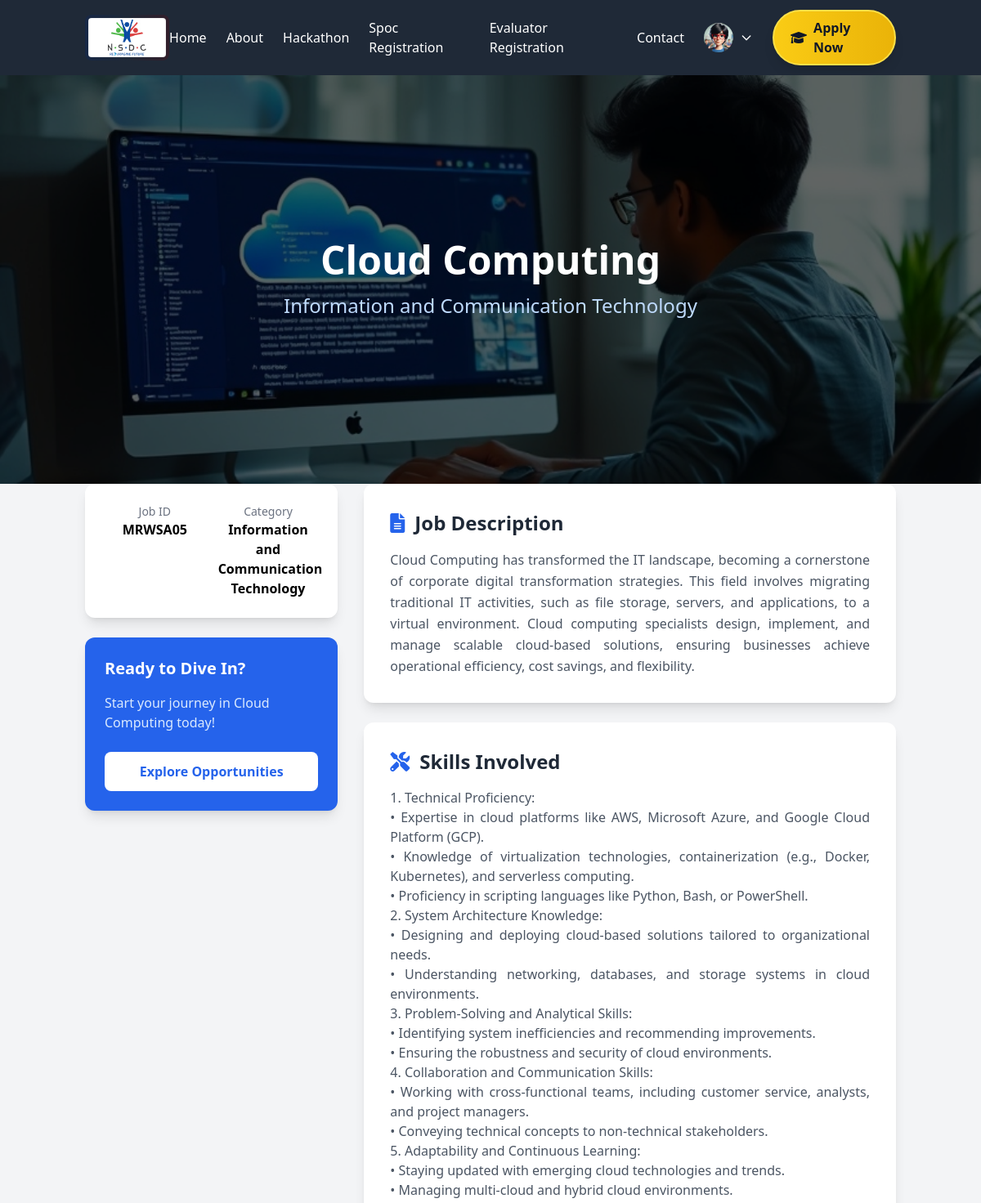
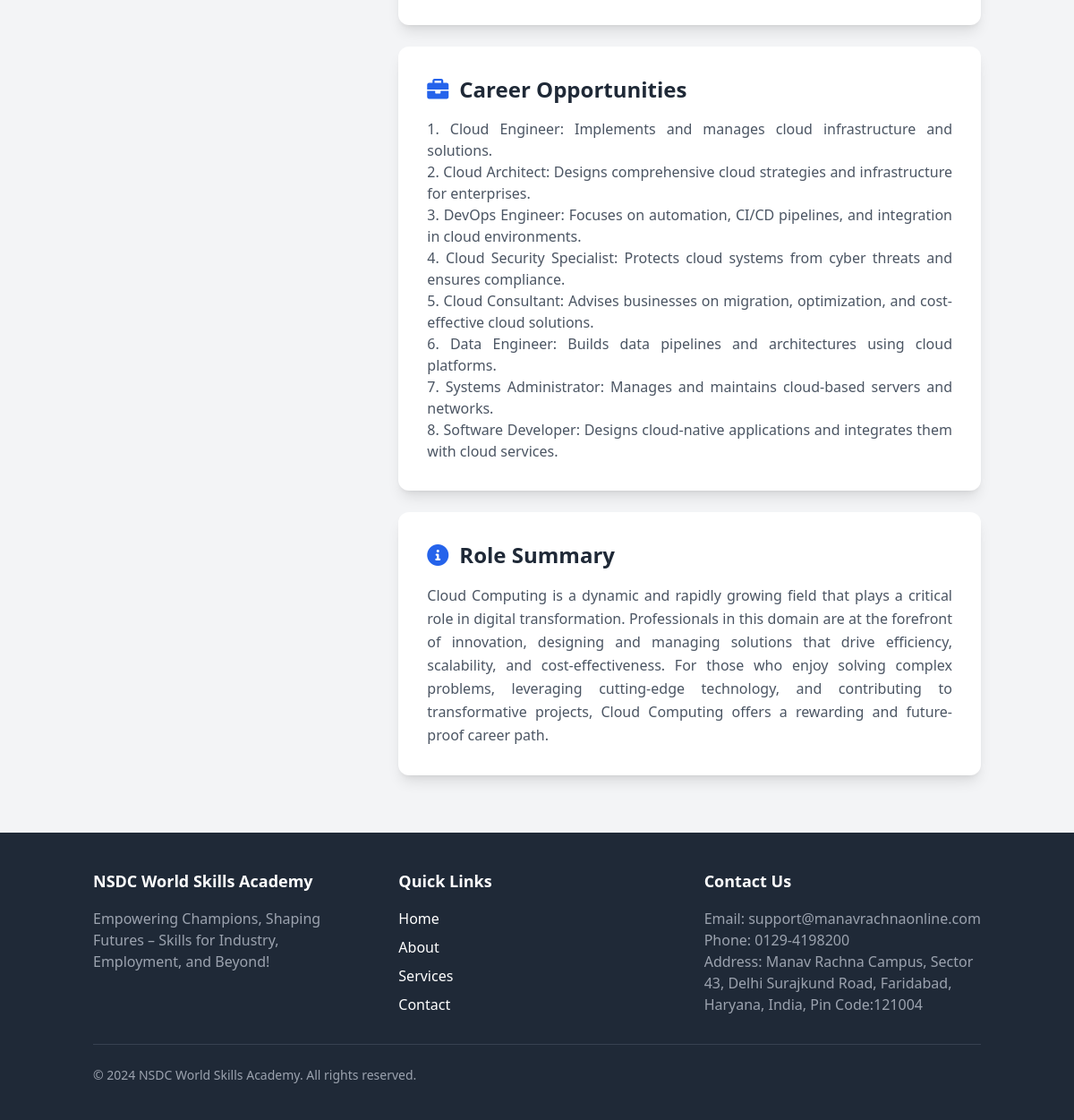
The app's page /skill/5/ (signed in) with its own data (2 pictures, top to bottom).
### mriif/models.py (models this page shows, shortened)
class Skill(models.Model):
    job_img = models.ImageField(upload_to='images/')
    job_id = models.CharField(max_length=255)
    job_title = models.CharField(max_length=255)
    job_category = models.CharField(max_length=255, blank=True)
    job_description = models.TextField()
    skills_involved = models.TextField()
    career_opportunities = models.TextField()
    role_summary = models.TextField()

### mriif/views.py (the view)
# urls.py: path('skill/<int:skill_id>/', views.skill_detail, name='skill_detail'),
def skill_detail(request, skill_id):
    skill = get_object_or_404(Skill, id=skill_id)
    return render(request, 'mriif/skill_detail.html', {'skill': skill})

### mriif/templates/mriif/skill_detail.html (shortened to what this page needs)
<!DOCTYPE html>
<html lang="en">
<head>
    <script src="https://cdn.tailwindcss.com"></script>
    <link href="https://cdnjs.cloudflare.com/ajax/libs/font-awesome/6.0.0-beta3/css/all.min.css" rel="stylesheet">
</head>
<body class="bg-gray-100">
    {% include 'mriif/navbar.html' %}
    <div class="relative h-[500px] w-full bg-cover bg-center" style="background-image: url('{{ skill.job_img.url }}')">
        <div class="absolute inset-0 bg-black opacity-60"></div>
        <div class="relative container mx-auto px-4 h-full flex flex-col justify-center text-center text-white">
            <h1 class="text-4xl md:text-5xl font-bold mb-4 animate-fade-in">
                {{ skill.job_title }}
            </h1>
            <p class="text-xl md:text-2xl text-blue-200 animate-fade-in-delay">
                {{ skill.job_category }}
            </p>
        </div>
    </div>
    <div class="container mx-auto px-4 py-12 lg:py-16 -mt-16">
        <div class="grid lg:grid-cols-3 gap-8">
            <div class="lg:col-span-1 space-y-6">
                <div class="bg-white rounded-xl shadow-lg overflow-hidden">
                    <div class="p-6">
                        <div class="grid grid-cols-2 gap-4 text-center">
                            <div>
                                <p class="text-sm text-gray-500">Job ID</p>
                                <p class="font-semibold">{{ skill.job_id }}</p>
                            </div>
                            <div>
                                <p class="text-sm text-gray-500">Category</p>
                                <p class="font-semibold">{{ skill.job_category }}</p>
                            </div>
                        </div>
                    </div>
                </div>
                <div class="bg-blue-600 text-white rounded-xl p-6 shadow-lg">
                    <h3 class="text-xl font-bold mb-4">Ready to Dive In?</h3>
                    <p class="text-blue-100 mb-6">Start your journey in {{ skill.job_title }} today!</p>
                    <button class="w-full bg-white text-blue-600 py-3 rounded-lg font-semibold hover:bg-blue-50 transition duration-300">
                        Explore Opportunities
                    </button>
                </div>
            </div>
            <div class="lg:col-span-2 space-y-6">
                <div class="bg-white rounded-xl shadow-lg p-8">
                    <h2 class="text-2xl font-bold text-gray-800 mb-4 flex items-center">
                        <i class="fas fa-file-alt text-blue-600 mr-3"></i>
                        Job Description
                    </h2>
                    <p class="text-gray-600 leading-relaxed text-justify">{{ skill.job_description|safe|linebreaksbr }}</p>
                </div>
                <div class="bg-white rounded-xl shadow-lg p-8">
                    <h2 class="text-2xl font-bold text-gray-800 mb-4 flex items-center">
                        <i class="fas fa-tools text-blue-600 mr-3"></i>
                        Skills Involved
                    </h2>
                    <div class="flex items-center">
                        <span class="text-gray-600 text-justify">{{ skill.skills_involved|safe|linebreaksbr }}</span>
                    </div>
                </div>
                <div class="bg-white rounded-xl shadow-lg p-8">
                    <h2 class="text-2xl font-bold text-gray-800 mb-4 flex items-center">
                        <i class="fas fa-briefcase text-blue-600 mr-3"></i>
                        Career Opportunities
                    </h2>
                    <div class="flex items-center">
                        <span class="text-gray-600 text-justify">{{ skill.career_opportunities|safe|linebreaksbr }}</span>
                    </div>
                </div>
                <div class="bg-white rounded-xl shadow-lg p-8">
                    <h2 class="text-2xl font-bold text-gray-800 mb-4 flex items-center">
                        <i class="fas fa-info-circle text-blue-600 mr-3"></i>
                        Role Summary
                    </h2>
                    <p class="text-gray-600 leading-relaxed text-justify">{{ skill.role_summary }}</p>
                </div>
            </div>
        </div>
    </div>
    {% include 'mriif/footer.html' %}
</body>
</html>

### mriif/templates/mriif/skill_detail.html (style rules this page uses)
.animate-fade-in { animation: fadeIn 1s ease-out; }
.animate-fade-in-delay { animation: fadeIn 1s ease-out 0.5s forwards; opacity: 0; }

### records on screen
Skill: job_img (picture), job_title "Cloud Computing", job_category "Information and Communication Technology", job_id "MRWSA05", job_description "Cloud Computing has transformed the IT landscape, becoming a cornerstone of corporate digital transformation strategies. This field involves migrating traditional IT activities, such as file storage, servers, and applications, to a virtual environment. Cloud computing specialists design, implement, and manage scalable cloud-based solutions, ensuring businesses achieve operational efficiency, cost savings, and flexibility.", skills_involved "1. Technical Proficiency: • Expertise in cloud platforms like AWS, Microsoft Azure, and Google Cloud Platform (GCP). • Knowledge of virtualization technologies, containerization (e.g., Docker, Kubernetes), and serverless computing. • Proficiency in scripting languages like Python, Bash, or PowerShell. 2. System Architecture Knowledge: • Designing and deploying cloud-based solutions tailored to organizational needs. • Understanding networking, databases, and storage systems in cloud environments. 3. Problem-Solving and Analytical Skills: • Identifying system inefficiencies and recommending improvements. • Ensuring the robustness and security of cloud environments. 4. Collaboration and…", career_opportunities "1. Cloud Engineer: Implements and manages cloud infrastructure and solutions. 2. Cloud Architect: Designs comprehensive cloud strategies and infrastructure for enterprises. 3. DevOps Engineer: Focuses on automation, CI/CD pipelines, and integration in cloud environments. 4. Cloud Security Specialist: Protects cloud systems from cyber threats and ensures compliance. 5. Cloud Consultant: Advises businesses on migration, optimization, and cost-effective cloud solutions. 6. Data Engineer: Builds data pipelines and architectures using cloud platforms. 7. Systems Administrator: Manages and maintains cloud-based servers and networks. 8. Software Developer: Designs cloud-native applications and…", role_summary "Cloud Computing is a dynamic and rapidly growing field that plays a critical role in digital transformation. Professionals in this domain are at the forefront of innovation, designing and managing solutions that drive efficiency, scalability, and cost-effectiveness. For those who enjoy solving complex problems, leveraging cutting-edge technology, and contributing to transformative projects, Cloud Computing offers a rewarding and future-proof career path."
